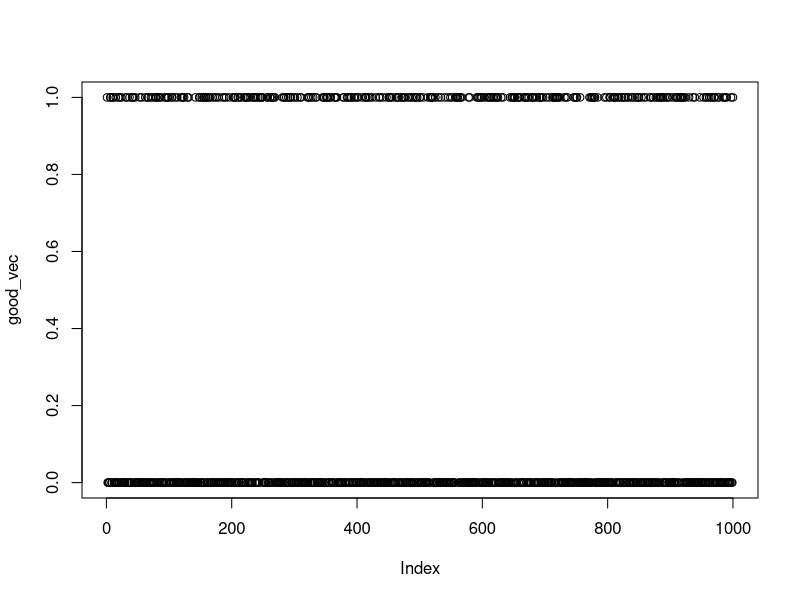
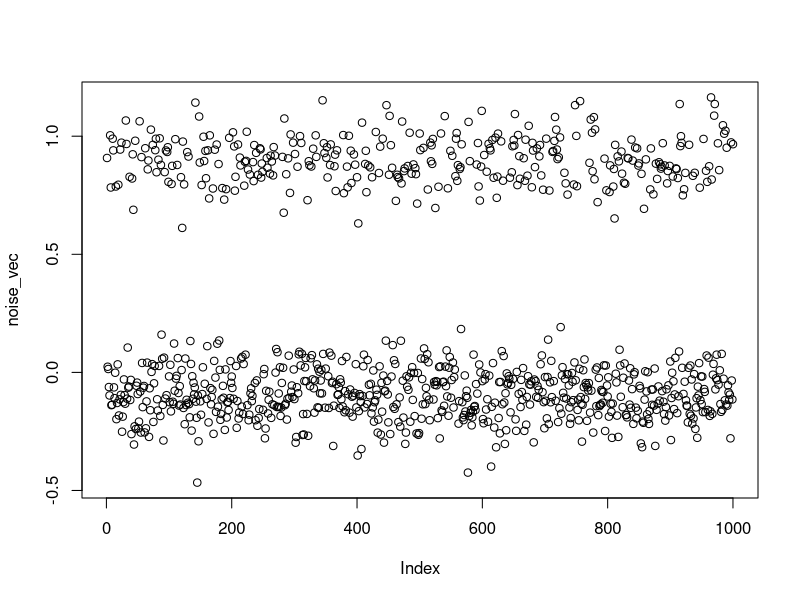
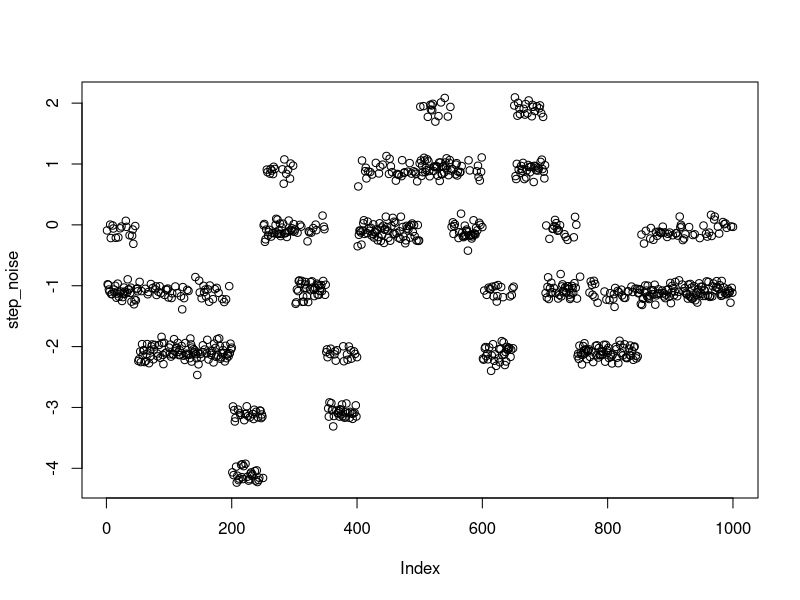
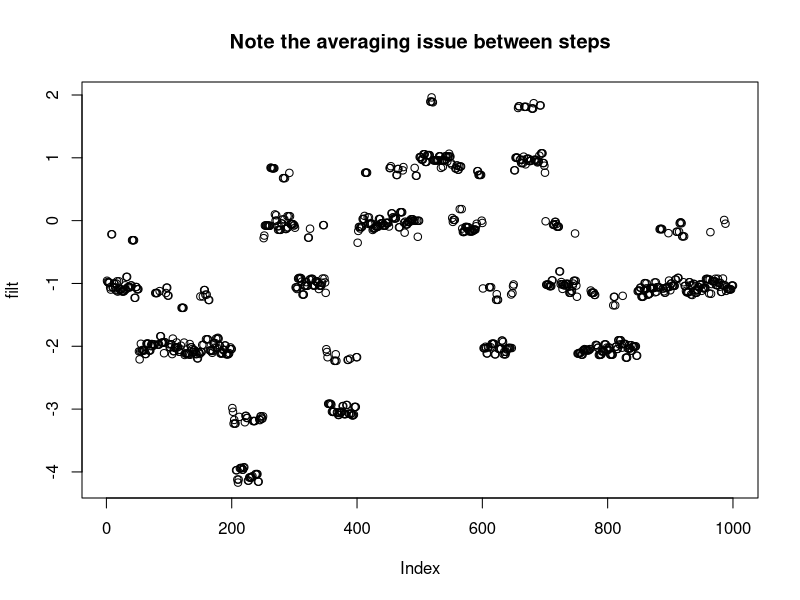
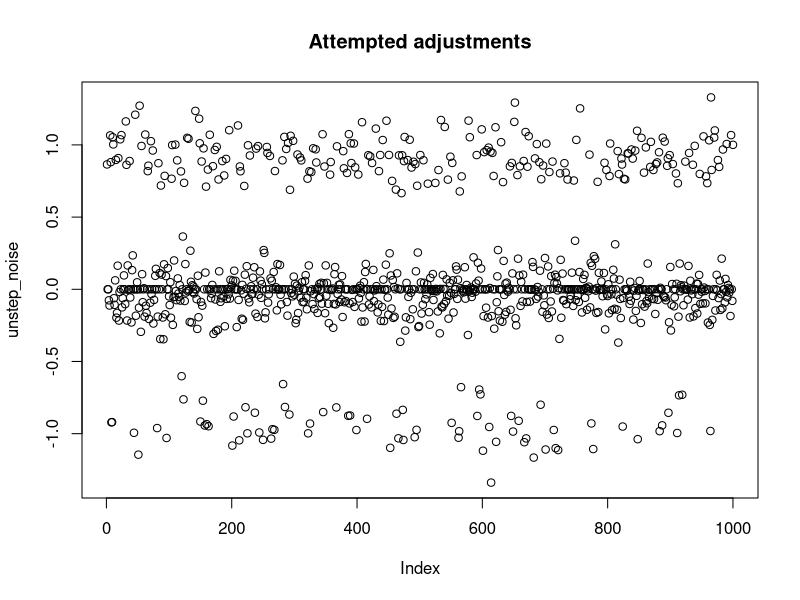
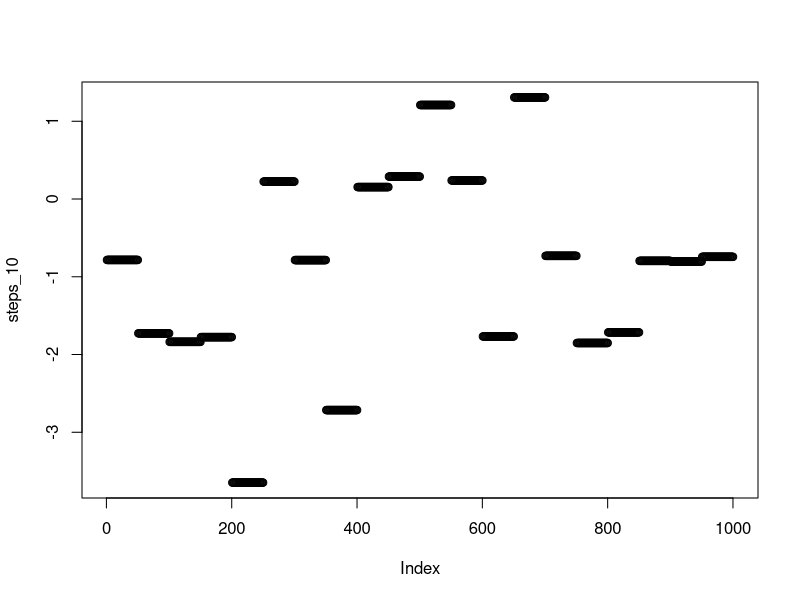
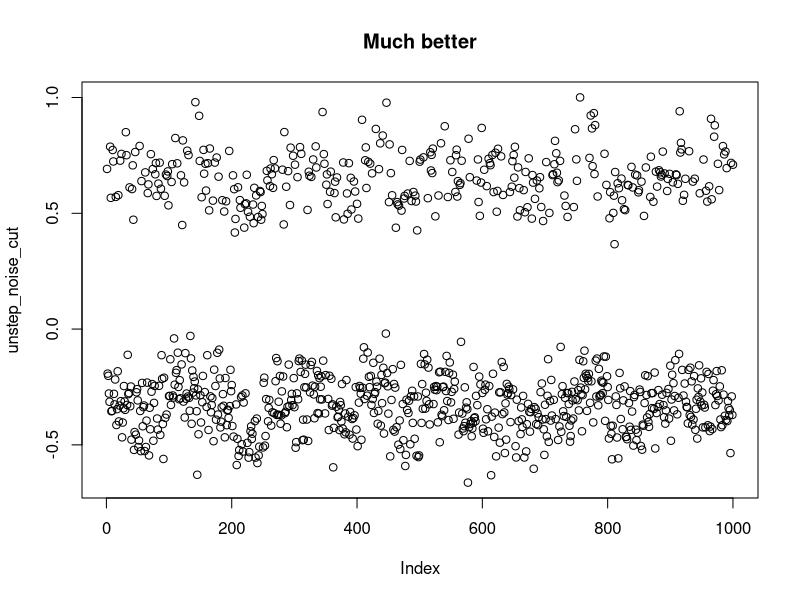
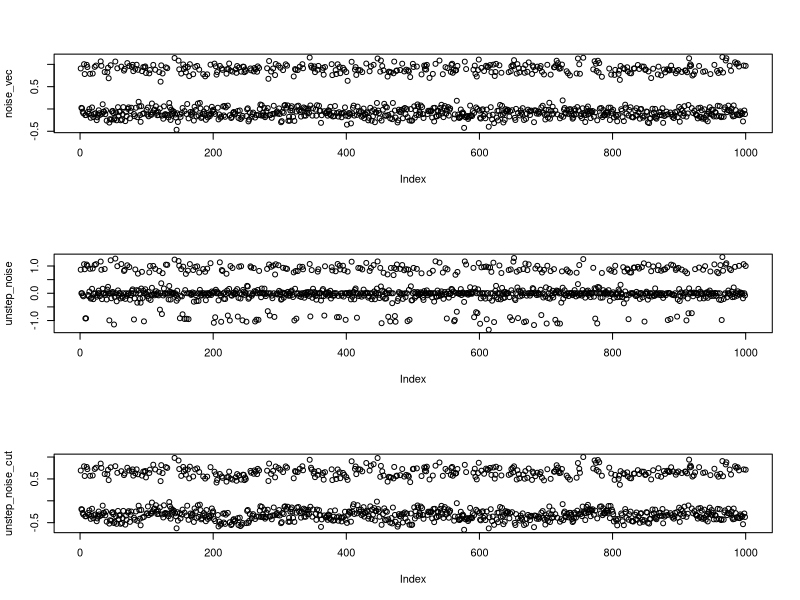

These figures' R source, in order:
## ---- chunk 1
len=1000
good_vec=round(runif(len,max=.75))
plot(good_vec)
## ---- chunk 2
noise=rnorm(len,-.1,.1)
noise_vec=good_vec+noise
plot(noise_vec)
## ---- chunk 3
steps=round(rnorm(20,-1,1))
t=sapply(steps,function(x) x*rep(1,50))
steps_10=NULL
for(i in 1:ncol(t)) steps_10=c(steps_10,t[,i])
step_noise=noise_vec+steps_10
plot(step_noise)
## ---- chunk 4
filter_window=5
filt=runmed((step_noise),filter_window)

plot(filt)
title("Note the averaging issue between steps")
unstep_noise=step_noise-filt
plot(unstep_noise,type="p")
title("Attempted adjustments")
## ---- chunk 5
df=data.frame(x=1:len,y=step_noise)
fit=lm(df$y~0+cut(df$x,20))

step_fit=as.vector((coef(summary(fit))[,1]))
t=sapply(step_fit,function(x) x*rep(1,50))
steps_10=NULL
for(i in 1:ncol(t)) steps_10=c(steps_10,t[,i])
plot(steps_10)
unstep_noise_cut=step_noise-steps_10
plot(unstep_noise_cut)
title("Much better")
## ---- chunk 6
par(mfrow=c(3,1))
plot(noise_vec)
plot(unstep_noise,type="p")
plot(unstep_noise_cut)
